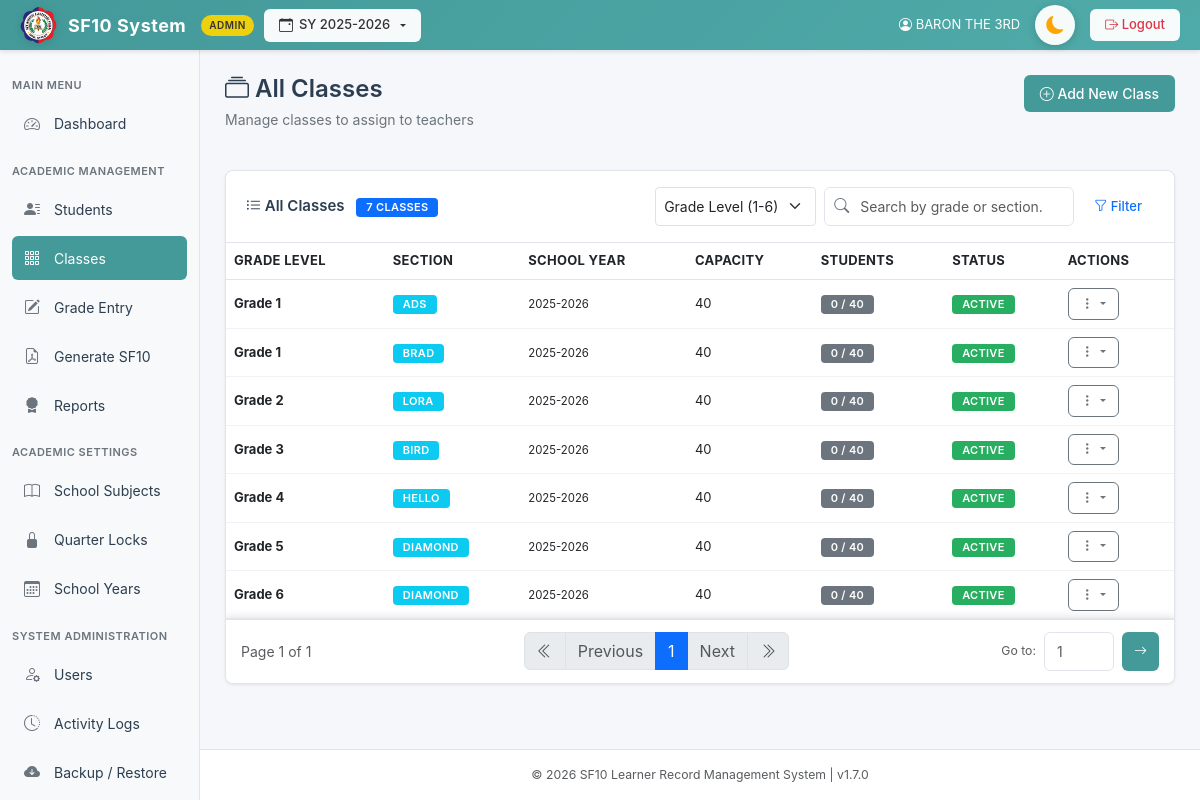
The app's page /pages/classes.php (signed in) with its own data.
### tables this page shows
CREATE TABLE `classes` (
  `id` int(11) NOT NULL AUTO_INCREMENT,
  `grade_level` varchar(10) NOT NULL,
  `section` varchar(50) NOT NULL,
  `school_year` varchar(20) NOT NULL,
  `capacity` int(11) NOT NULL DEFAULT 40,
  `status` enum('Active','Inactive') DEFAULT 'Active',
  `created_at` timestamp NOT NULL DEFAULT current_timestamp(),
  `updated_at` timestamp NOT NULL DEFAULT current_timestamp() ON UPDATE current_timestamp(),
  PRIMARY KEY (`id`),
  UNIQUE KEY `unique_class` (`grade_level`,`section`,`school_year`)
);

### pages/classes.php (the view, shortened to what this page needs)
<?php
require_once '../includes/db.php';
include '../templates/header.php';
$filter_grade = isset($_GET['filter_grade']) ? $_GET['filter_grade'] : 'all';
$filter_status = isset($_GET['filter_status']) ? $_GET['filter_status'] : 'all';
$filter_sy = isset($_GET['filter_sy']) ? $_GET['filter_sy'] : 'all';
$search = isset($_GET['search']) ? $_GET['search'] : '';
$sort = isset($_GET['sort']) ? $_GET['sort'] : 'grade-asc';
$where = [];
$where_sql = !empty($where) ? 'WHERE ' . implode(' AND ', $where) : '';
$order_by = "";
switch ($sort) {
    case 'grade-asc': $order_by .= "c.grade_level ASC, c.section ASC"; break;
}
$page = isset($_GET['page']) ? max(1, (int)$_GET['page']) : 1;
$items_per_page = 20;
$count_query = "SELECT COUNT(*) as total FROM classes $where_sql";
$total_classes_filtered = $conn->query($count_query)->fetch_assoc()['total'];
$total_pages = ceil($total_classes_filtered / $items_per_page);
$page = max(1, min($total_pages, $page));
$offset = ($page - 1) * $items_per_page;
$classes_query = "SELECT c.*,
                  (SELECT COUNT(*) FROM students WHERE grade_level = c.grade_level AND section = c.section) as student_count
                  FROM classes c
                  $where_sql
                  ORDER BY $order_by
                  LIMIT $items_per_page OFFSET $offset";
$classes = $conn->query($classes_query);
$total_classes = $conn->query("SELECT COUNT(*) as count FROM classes")->fetch_assoc()['count'];
?>
<div class="d-flex justify-content-between align-items-start mb-4">
    <div class="page-header mb-0">
        <h2><i class="bi bi-collection"></i> All Classes</h2>
        <p class="subtitle">Manage classes to assign to teachers</p>
    </div>
    <a href="add_class.php" class="btn btn-primary">
        <i class="bi bi-plus-circle"></i> Add New Class
    </a>
</div>
<div class="card classes-card">
    <div class="card-header d-flex justify-content-between align-items-center">
        <span>
            <i class="bi bi-list-ul"></i> All Classes
            <span class="badge bg-primary ms-2"><?= number_format($total_classes) ?> classes</span>
        </span>
        <div class="d-flex gap-2">
            <select id="sortClasses" class="form-select form-select-sm" style="width: auto;">
                        <option value="grade-asc" <?= $sort == 'grade-asc' ? 'selected' : '' ?>>Grade Level (1-6)</option>
                    </select>
                    <div style="position: relative; width: 250px;">
                        <input type="text" class="form-control form-control-sm" id="classSearch" placeholder="Search by grade or section..." value="<?= htmlspecialchars($search) ?>" style="padding-left: 35px; padding-right: 30px;">
                    </div>
                    <button class="btn btn-sm btn-outline-primary" data-bs-toggle="collapse" data-bs-target="#filterPanel">
                        <i class="bi bi-funnel"></i> Filter
                    </button>
                </div>
            </div>
            <div class="card-body">
                <div class="table-responsive">
                    <table class="table table-hover mb-0" id="classesTable">
                        <thead>
                            <tr>
                                <th>Grade Level</th>
                                <th>Section</th>
                                <th>School Year</th>
                                <th>Capacity</th>
                                <th>Students</th>
                                <th>Status</th>
                                <th>Actions</th>
                            </tr>
                        </thead>
                        <tbody>
                            <?php if ($classes && $classes->num_rows > 0): ?>
                                <?php while ($class = $classes->fetch_assoc()): ?>
                                <tr class="class-row"
                                    data-grade="<?= $class['grade_level'] ?>"
                                    data-section="<?= htmlspecialchars($class['section']) ?>"
                                    data-status="<?= htmlspecialchars($class['status']) ?>">
                                    <td><strong>Grade <?= htmlspecialchars($class['grade_level']) ?></strong></td>
                                    <td><span class="badge bg-info"><?= htmlspecialchars($class['section']) ?></span></td>
                                    <td><small><?= htmlspecialchars($class['school_year']) ?></small></td>
                                    <td><?= $class['capacity'] ?></td>
                                    <td>
                                        <span class="badge bg-secondary"><?= $class['student_count'] ?> / <?= $class['capacity'] ?></span>
                                    </td>
                                    <td>
                                        <?php if ($class['status'] == 'Active'): ?>
                                        <span class="badge bg-success">Active</span>
                                        <?php else: ?>
                                        <span class="badge bg-secondary">Inactive</span>
                                        <?php endif; ?>
                                    </td>
                                    <td>
                                        <div class="dropdown" style="position: static;">
                                            <button class="btn btn-sm btn-secondary dropdown-toggle" type="button" id="actionsDropdown<?= $class['id'] ?>" data-bs-toggle="dropdown" aria-expanded="false">
                                                <i class="bi bi-three-dots-vertical"></i>
                                            </button>
                                        </div>
                                    </td>
                                </tr>
                                <?php endwhile; ?>
                            <?php endif; ?>
                        </tbody>
                    </table>
                </div>
            </div>
            <?php if ($total_classes_filtered > 0): ?>
            <div class="pagination-container">
                <div class="d-flex justify-content-between align-items-center">
                    <div class="text-muted">
                        Page <?= $page ?> of <?= max(1, $total_pages) ?>
                    </div>
                    <nav aria-label="Page navigation">
                        <ul class="pagination mb-0">
                            <li class="page-item <?= $page <= 1 ? 'disabled' : '' ?>">
                                <a class="page-link" href="?page=1&filter_grade=<?= urlencode($filter_grade) ?>&filter_status=<?= urlencode($filter_status) ?>&filter_sy=<?= urlencode($filter_sy) ?>&search=<?= urlencode($search) ?>&sort=<?= urlencode($sort) ?>" title="First Page">
                                    <i class="bi bi-chevron-double-left"></i>
                                </a>
                            </li>
                            <li class="page-item <?= $page <= 1 ? 'disabled' : '' ?>">
                                <a class="page-link" href="?page=<?= max(1, $page - 1) ?>&filter_grade=<?= urlencode($filter_grade) ?>&filter_status=<?= urlencode($filter_status) ?>&filter_sy=<?= urlencode($filter_sy) ?>&search=<?= urlencode($search) ?>&sort=<?= urlencode($sort) ?>">Previous</a>
                            </li>
                            <?php
                            $start_page = max(1, $page - 2);
                            $end_page = min(max(1, $total_pages), $start_page + 4);
                            $start_page = max(1, $end_page - 4);
                            for($i = $start_page; $i <= $end_page; $i++):
                            ?>
                            <li class="page-item <?= $i == $page ? 'active' : '' ?>">
                                <a class="page-link" href="?page=<?= $i ?>&filter_grade=<?= urlencode($filter_grade) ?>&filter_status=<?= urlencode($filter_status) ?>&filter_sy=<?= urlencode($filter_sy) ?>&search=<?= urlencode($search) ?>&sort=<?= urlencode($sort) ?>"><?= $i ?></a>
                            </li>
                            <?php endfor; ?>
                            <li class="page-item <?= $page >= $total_pages ? 'disabled' : '' ?>">
                                <a class="page-link" href="?page=<?= min($total_pages, $page + 1) ?>&filter_grade=<?= urlencode($filter_grade) ?>&filter_status=<?= urlencode($filter_status) ?>&filter_sy=<?= urlencode($filter_sy) ?>&search=<?= urlencode($search) ?>&sort=<?= urlencode($sort) ?>">Next</a>
                            </li>
                            <li class="page-item <?= $page >= $total_pages ? 'disabled' : '' ?>">
                                <a class="page-link" href="?page=<?= max(1, $total_pages) ?>&filter_grade=<?= urlencode($filter_grade) ?>&filter_status=<?= urlencode($filter_status) ?>&filter_sy=<?= urlencode($filter_sy) ?>&search=<?= urlencode($search) ?>&sort=<?= urlencode($sort) ?>" title="Last Page">
                                    <i class="bi bi-chevron-double-right"></i>
                                </a>
                            </li>
                        </ul>
                    </nav>
                    <div class="d-flex align-items-center gap-2">
                        <span class="text-muted small">Go to:</span>
                        <form method="GET" class="d-flex gap-2" onsubmit="return validatePageJump()">
                            <input type="number"
                                   name="page"
                                   id="pageJump"
                                   class="form-control form-control-sm"
                                   style="width: 70px;"
                                   min="1"
                                   max="<?= max(1, $total_pages) ?>"
                                   placeholder="<?= $page ?>"
                                   title="Enter page number (1-<?= max(1, $total_pages) ?>)">
                            <button type="submit" class="btn btn-sm btn-primary">
                                <i class="bi bi-arrow-right"></i>
                            </button>
                        </form>
                    </div>
                </div>
            </div>
            <?php endif; ?>
        </div>
    </div>
<?php include '../templates/footer.php'; ?>

### records on screen
classes: grade_level "1", section "ADS", school_year "2025-2026", capacity "40", student_count "0", status "ACTIVE"
classes: grade_level "1", section "BRAD", school_year "2025-2026", capacity "40", student_count "0", status "ACTIVE"
classes: grade_level "2", section "LORA", school_year "2025-2026", capacity "40", student_count "0", status "ACTIVE"
classes: grade_level "3", section "BIRD", school_year "2025-2026", capacity "40", student_count "0", status "ACTIVE"
classes: grade_level "4", section "HELLO", school_year "2025-2026", capacity "40", student_count "0", status "ACTIVE"
classes: grade_level "5", section "DIAMOND", school_year "2025-2026", capacity "40", student_count "0", status "ACTIVE"
classes: grade_level "6", section "DIAMOND", school_year "2025-2026", capacity "40", student_count "0", status "ACTIVE"

### other values on screen
$_SESSION['school_year'] "2025-2026"
$user['full_name'] "BARON THE 3RD"
$total_classes "7"
$page "1"
max(1, $total_pages) "1"
